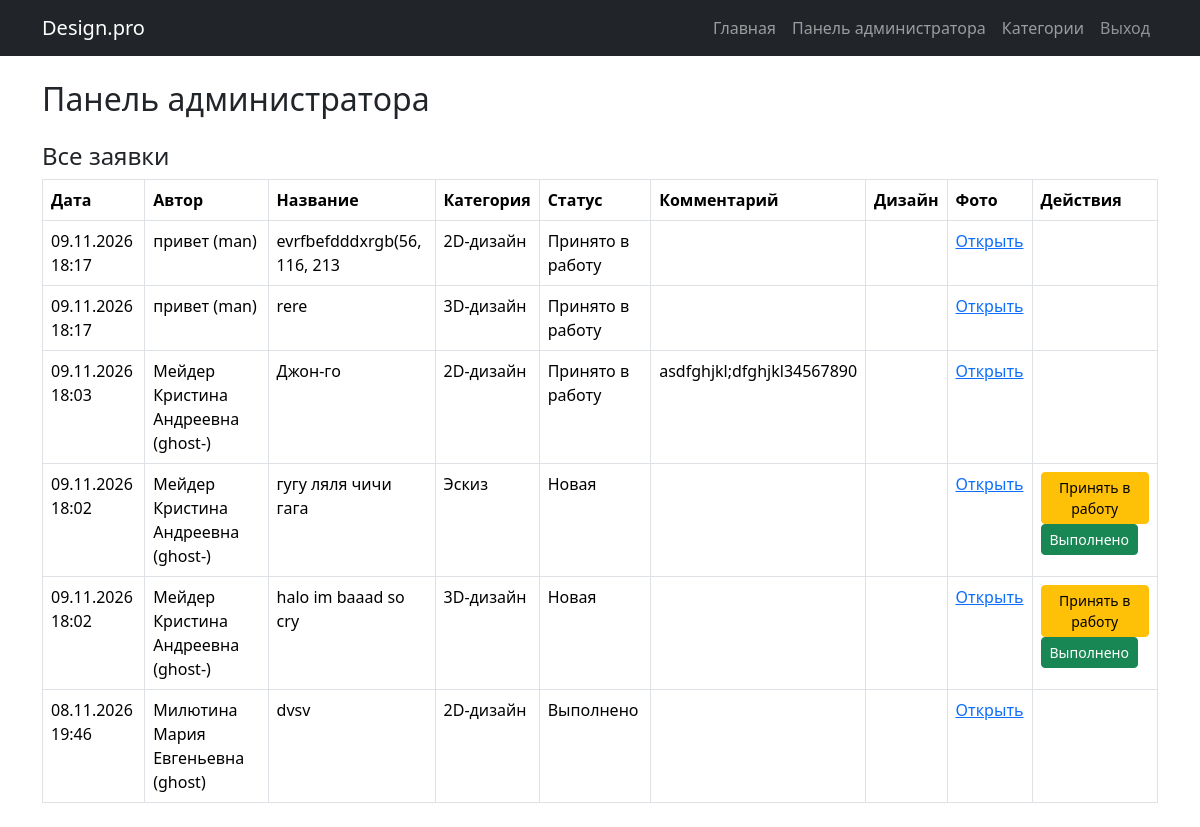
Before: /superadmin/ (signed in) with the older database file.
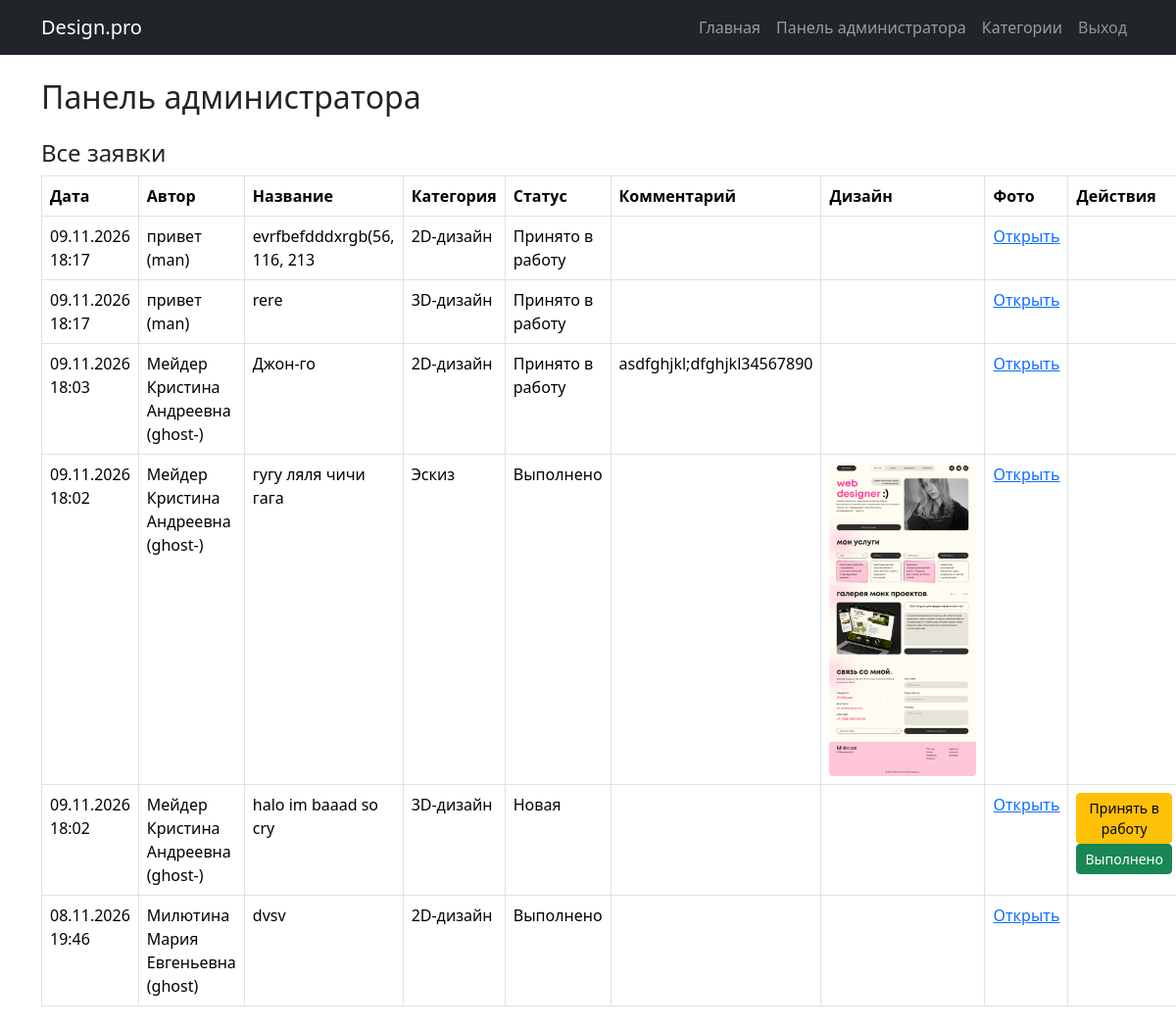
After: the same page with the newer database file.
### main/models.py (models this page shows, shortened)
class Application(models.Model):
    STATUS_CHOICES = [
        ('new', 'Новая'),
        ('in_work', 'Принято в работу'),
        ('done', 'Выполнено'),
    ]
    user = models.ForeignKey(User, on_delete=models.CASCADE, verbose_name='Автор')
    title = models.CharField('Название', max_length=200)
    description = models.TextField('Описание')
    category = models.ForeignKey(Category, on_delete=models.CASCADE, verbose_name='Категория')#как по тз, - категория => - заявки
    image = models.ImageField('Фото/план помещения', upload_to='applications/')
    status = models.CharField('Статус', max_length=10, choices=STATUS_CHOICES, default='new')
    created_at = models.DateTimeField('Дата создания', auto_now_add=True)# ставится сама, оно умное:)
    comment = models.TextField('Комментарий', blank=True)# для "Принято в работу"
    design_image = models.ImageField('Изображение дизайна', upload_to='designs/',
                                     blank=True, null=True)# для "Выполнено"
    class Meta:
        ordering = ['-created_at']# новые заявки сверху(перевернутая сортировка)
        verbose_name = 'Заявка'
        verbose_name_plural = 'Заявки'

class User(AbstractUser):
    fio = models.CharField('ФИО', max_length=150)
    consent = models.BooleanField('Согласие на обработку данных', default=False)

class Category(models.Model):
    name = models.CharField('Название', max_length=100, unique=True)
    class Meta:
        verbose_name = 'Категория'
        verbose_name_plural = 'Категории'

### main/views.py (the view)
# urls.py: path('superadmin/', views.admin_panel, name='admin_panel'),
@user_passes_test(is_admin, login_url='index')
def admin_panel(request):
    applications = Application.objects.select_related('user', 'category')
    return render(request, 'main/admin_panel.html', {'applications': applications})

### main/views.py (called while the page is built)
def is_admin(user):
    return user.is_staff

### main/templates/main/admin_panel.html (shortened to what this page needs)
{% extends "main/base.html" %}
{% block content %}
<h2>Панель администратора</h2>
<h4 class="mt-4">Все заявки</h4>
<table class="table table-bordered">
  <thead class="thead-light">
    <tr>
      <th>Дата</th>
      <th>Автор</th>
      <th>Название</th>
      <th>Категория</th>
      <th>Статус</th>
      <th>Комментарий</th>
      <th>Дизайн</th>
      <th>Фото</th>
      <th>Действия</th>
    </tr>
  </thead>
  <tbody>
    {% for app in applications %}
      <tr>
        <td>{{ app.created_at|date:"d.m.Y H:i" }}</td>
        <td>{{ app.user.fio }} ({{ app.user.username }})</td>
        <td>{{ app.title }}</td>
        <td>{{ app.category.name }}</td>
        <td>{{ app.get_status_display }}</td>
        <td>
          {% if app.comment %}
            {{ app.comment }}
          {% endif %}
        </td>
        <td>
          {% if app.design_image %}
            <a href="{{ app.design_image.url }}" target="_blank">
              <img src="{{ app.design_image.url }}" alt="Дизайн" class="thumb">
            </a>
          {% endif %}
        </td>
        <td><a href="{{ app.image.url }}" target="_blank">Открыть</a></td>
        <td>
          {% if app.status == 'new' %}
            <a href="{% url 'set_in_work' app.pk %}" class="btn btn-warning btn-sm">Принять в работу</a>
            <a href="{% url 'set_done' app.pk %}" class="btn btn-success btn-sm">Выполнено</a>
          {% endif %}
        </td>
      </tr>
    {% empty %}
      <tr><td colspan="9">Заявок нет.</td></tr>
    {% endfor %}
  </tbody>
</table>
{% endblock %}

Changed rows visible on the page:
changed Application "гугу ляля чичи гага": status "Новая" → "Выполнено"; design_image empty → "designs/дизайн.png" (drawn); design_image: picture added; no longer shows "Принять в работу Выполнено"
